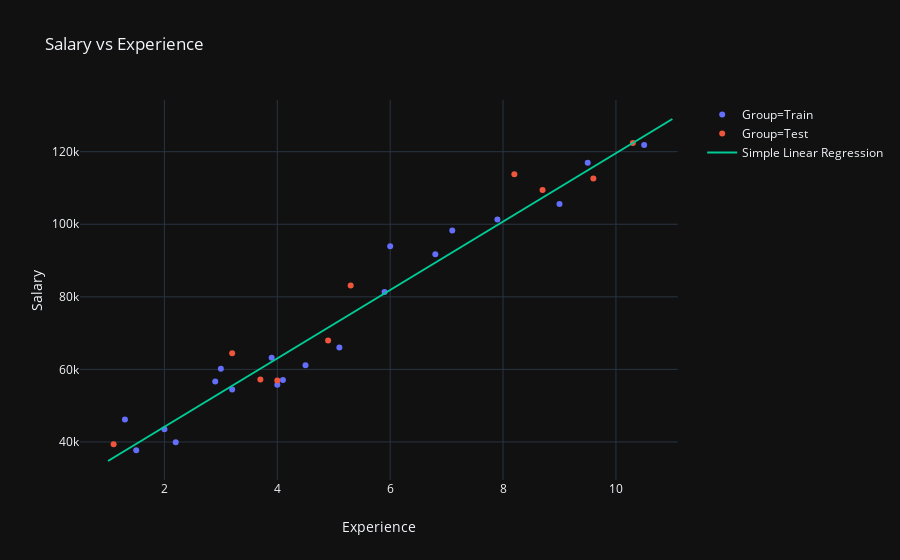

Write notebook code for a chart like this one.
### Markdown cell above
If you look at the results, it seems to have done an okay job. In step 4 we'll graph the data to get a better understanding of the results.

## Step 4: Analyze Results

### Code cell
results = pd.DataFrame({'Experience':X_train.flatten(), 'Salary':y_train.flatten(), 'Group':['Train' for i in range(len(y_train))]})
results = results.append(pd.DataFrame({'Experience':X_test.flatten(), 'Salary':y_test.flatten(), 'Group':['Test' for i in range(len(y_test))]}), ignore_index = True)

fig = px.scatter(results, x='Experience', y='Salary', color='Group', template = 'plotly_dark', title='Salary vs Experience')
fig.add_trace(go.Scatter(x = [1,11], y=regressor.predict([[1],[11]]), mode="lines", name="Simple Linear Regression"))
fig.show()

### Figure 1 — Plotly figure (JSON) as saved in the notebook; plotly's stock layout.template omitted (floating-point values rounded to 4 significant figures)
{"data": [{"hoverlabel": {"namelength": 0}, "hovertemplate": "Group=Train<br>Experience=%{x}<br>Salary=%{y}", "legendgroup": "Group=Train", "marker": {"color": "#636efa", "symbol": "circle"}, "mode": "markers", "name": "Group=Train", "showlegend": true, "type": "scatter", "x": [2.2, 5.1, 2.9, 4.1, 4, 7.9, 1.3, 1.5, 9, 2, 7.1, 9.5, 5.9, 10.5, 6.8, 3.2, 3.9, 4.5, 6, 3], "xaxis": "x", "y": [39891, 66029, 56642, 57081, 55794, 101302, 46205, 37731, 105582, 43525, 98273, 116969, 81363, 121872, 91738, 54445, 63218, 61111, 93940, 60150], "yaxis": "y"}, {"hoverlabel": {"namelength": 0}, "hovertemplate": "Group=Test<br>Experience=%{x}<br>Salary=%{y}", "legendgroup": "Group=Test", "marker": {"color": "#EF553B", "symbol": "circle"}, "mode": "markers", "name": "Group=Test", "showlegend": true, "type": "scatter", "x": [9.6, 4.9, 8.2, 5.3, 3.2, 3.7, 10.3, 8.7, 4, 1.1], "xaxis": "x", "y": [112635, 67938, 113812, 83088, 64445, 57189, 122391, 109431, 56957, 39343], "yaxis": "y"}, {"mode": "lines", "name": "Simple Linear Regression", "type": "scatter", "x": [1, 11], "y": [34750.0, 129000.0]}], "layout": {"autosize": true, "legend": {"tracegroupgap": 0}, "title": {"text": "Salary vs Experience"}, "xaxis": {"anchor": "y", "autorange": true, "domain": [0, 0.98], "range": [0.4894, 11.11], "title": {"text": "Experience"}, "type": "linear"}, "yaxis": {"anchor": "x", "autorange": true, "domain": [0, 1], "range": [29510.0, 134200.0], "title": {"text": "Salary"}, "type": "linear"}}}
